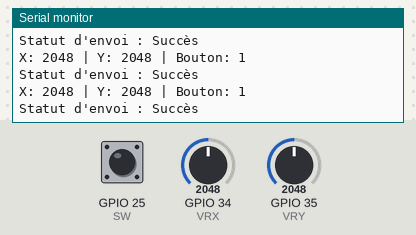
The sketch below on a simulated ESP32. Shown: the last lines printed to the serial monitor. The inputs (shaded band) are chosen by the test bench; at power-on: GPIO 34 (VRX) = 2048, GPIO 35 (VRY) = 2048, GPIO 25 (SW) HIGH.

Above: at 1.2 s.
1.3 s: GPIO 34 (VRX) set to 2866
At 1.34 s:
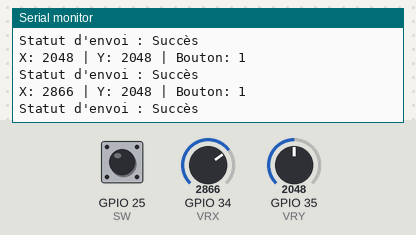
2.8 s: GPIO 35 (VRY) set to 2866
At 2.86 s:
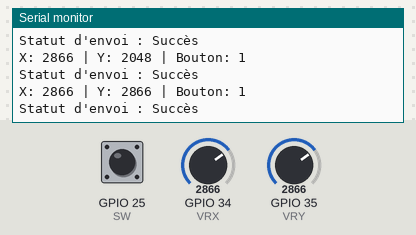
4.3 s: GPIO 25 (SW) pulled LOW for 0.15 s
5.9 s: GPIO 34 (VRX) set to 3603
At 5.95 s:
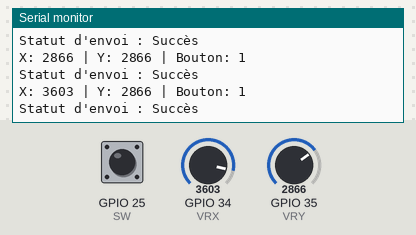
7.4 s: GPIO 25 (SW) pulled LOW for 1 s
9.9 s: GPIO 35 (VRY) set to 3603
At 9.96 s:
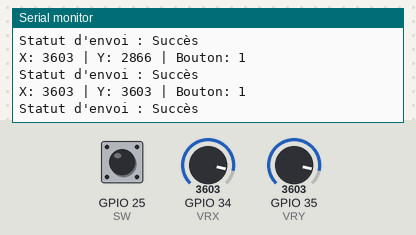
Timing chart, 0 to 12.4 s (numbered marks = the images above; inputs shaded):
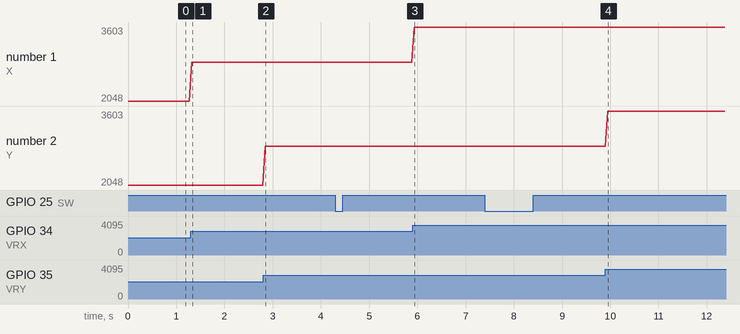

Measured:
- after the input at 1.3 s, the serial monitor: prints a new line at once (image 1)
- after the input at 2.8 s, the serial monitor: prints a new line at once (image 2)
- after the input at 5.9 s, the serial monitor: prints a new line at once (image 3)
- after the input at 9.9 s, the serial monitor: prints a new line at once (image 4)
- plotted number 1: 2048 → 2866 after the input at 1.3 s, 2866 → 3603 after the input at 5.9 s

The sketch:

manette_esp32.ino
```cpp
#include <esp_now.h>
#include <WiFi.h>

// --- Structure des données (doit être identique à la voiture) ---
typedef struct struct_message {
  int x;
  int y;
  int button;
} struct_message;

struct_message data;

// --- Adresse MAC du récepteur (ESP8266 voiture) ---
uint8_t receiverAddress[] = {0x8C, 0xAA, 0xB5, 0x0D, 0x10, 0x83};

// --- Pins joystick ---
#define VRX  34  // Axe X
#define VRY  35  // Axe Y
#define SW   25  // Bouton (clic du joystick)

// --- Callback envoi ---
void OnDataSent(const uint8_t *mac_addr, esp_now_send_status_t status) {
  Serial.print("\r\nStatut d'envoi : ");
  Serial.println(status == ESP_NOW_SEND_SUCCESS ? "Succès" : "Échec");
}

void setup() {
  Serial.begin(115200);

  pinMode(SW, INPUT_PULLUP);

  WiFi.mode(WIFI_STA);

  if (esp_now_init() != ESP_OK) {
    Serial.println("Erreur d'initialisation ESP-NOW");
    return;
  }

  esp_now_register_send_cb(OnDataSent);

  esp_now_peer_info_t peerInfo;
  memcpy(peerInfo.peer_addr, receiverAddress, 6);
  peerInfo.channel = 0;
  peerInfo.encrypt = false;

  if (esp_now_add_peer(&peerInfo) != ESP_OK) {
    Serial.println("Échec de l'ajout du pair");
    return;
  }
}

void loop() {
  data.x      = analogRead(VRX);
  data.y      = analogRead(VRY);
  data.button = digitalRead(SW);

  Serial.printf("X: %d | Y: %d | Bouton: %d\n", data.x, data.y, data.button);

  esp_now_send(receiverAddress, (uint8_t *)&data, sizeof(data));

  delay(50);  // 50 ms → réactivité maximale
}
```
